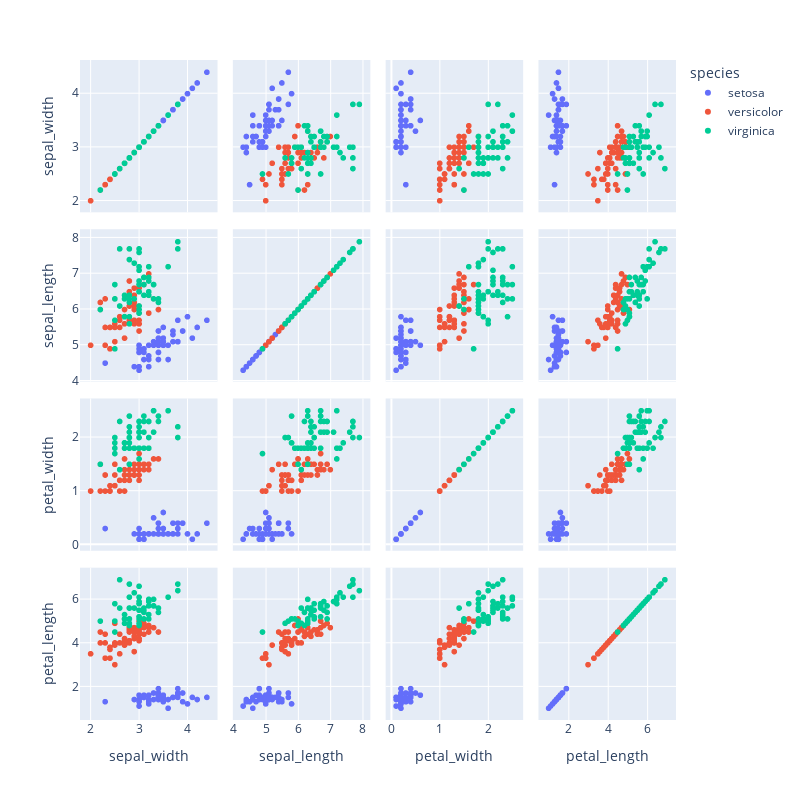

The notebook cell saved with this chart:
### Code cell
iris_pairplot = px.scatter_matrix(
    iris_df, 
    dimensions=["sepal_width", "sepal_length", "petal_width", "petal_length"],
    color="species",
    width=800,height=800,
)
iris_pairplot.show()

### Figure 1 — Plotly figure (JSON) as saved in the notebook; plotly's stock layout.template omitted (floating-point values rounded to 4 significant figures)
{"data": [{"dimensions": [{"axis": {"matches": true}, "label": "sepal_width", "values": [3.5, 3, 3.2, 3.1, 3.6, 3.9, 3.4, 3.4, 2.9, 3.1, 3.7, 3.4, 3, 3, 4, 4.4, 3.9, 3.5, 3.8, 3.8, 3.4, 3.7, 3.6, 3.3, 3.4, 3, 3.4, 3.5, 3.4, 3.2, 3.1, 3.4, 4.1, 4.2, 3.1, 3.2, 3.5, 3.1, 3, 3.4, 3.5, 2.3, 3.2, 3.5, 3.8, 3, 3.8, 3.2, 3.7, 3.3]}, {"axis": {"matches": true}, "label": "sepal_length", "values": [5.1, 4.9, 4.7, 4.6, 5, 5.4, 4.6, 5, 4.4, 4.9, 5.4, 4.8, 4.8, 4.3, 5.8, 5.7, 5.4, 5.1, 5.7, 5.1, 5.4, 5.1, 4.6, 5.1, 4.8, 5, 5, 5.2, 5.2, 4.7, 4.8, 5.4, 5.2, 5.5, 4.9, 5, 5.5, 4.9, 4.4, 5.1, 5, 4.5, 4.4, 5, 5.1, 4.8, 5.1, 4.6, 5.3, 5]}, {"axis": {"matches": true}, "label": "petal_width", "values": [0.2, 0.2, 0.2, 0.2, 0.2, 0.4, 0.3, 0.2, 0.2, 0.1, 0.2, 0.2, 0.1, 0.1, 0.2, 0.4, 0.4, 0.3, 0.3, 0.3, 0.2, 0.4, 0.2, 0.5, 0.2, 0.2, 0.4, 0.2, 0.2, 0.2, 0.2, 0.4, 0.1, 0.2, 0.1, 0.2, 0.2, 0.1, 0.2, 0.2, 0.3, 0.3, 0.2, 0.6, 0.4, 0.3, 0.2, 0.2, 0.2, 0.2]}, {"axis": {"matches": true}, "label": "petal_length", "values": [1.4, 1.4, 1.3, 1.5, 1.4, 1.7, 1.4, 1.5, 1.4, 1.5, 1.5, 1.6, 1.4, 1.1, 1.2, 1.5, 1.3, 1.4, 1.7, 1.5, 1.7, 1.5, 1, 1.7, 1.9, 1.6, 1.6, 1.5, 1.4, 1.6, 1.6, 1.5, 1.5, 1.4, 1.5, 1.2, 1.3, 1.5, 1.3, 1.5, 1.3, 1.3, 1.3, 1.6, 1.9, 1.4, 1.6, 1.4, 1.5, 1.4]}], "hovertemplate": "species=setosa<br>%{xaxis.title.text}=%{x}<br>%{yaxis.title.text}=%{y}<extra></extra>", "legendgroup": "setosa", "marker": {"color": "#636efa", "symbol": "circle"}, "name": "setosa", "showlegend": true, "type": "splom"}, {"dimensions": [{"axis": {"matches": true}, "label": "sepal_width", "values": [3.2, 3.2, 3.1, 2.3, 2.8, 2.8, 3.3, 2.4, 2.9, 2.7, 2, 3, 2.2, 2.9, 2.9, 3.1, 3, 2.7, 2.2, 2.5, 3.2, 2.8, 2.5, 2.8, 2.9, 3, 2.8, 3, 2.9, 2.6, 2.4, 2.4, 2.7, 2.7, 3, 3.4, 3.1, 2.3, 3, 2.5, 2.6, 3, 2.6, 2.3, 2.7, 3, 2.9, 2.9, 2.5, 2.8]}, {"axis": {"matches": true}, "label": "sepal_length", "values": [7, 6.4, 6.9, 5.5, 6.5, 5.7, 6.3, 4.9, 6.6, 5.2, 5, 5.9, 6, 6.1, 5.6, 6.7, 5.6, 5.8, 6.2, 5.6, 5.9, 6.1, 6.3, 6.1, 6.4, 6.6, 6.8, 6.7, 6, 5.7, 5.5, 5.5, 5.8, 6, 5.4, 6, 6.7, 6.3, 5.6, 5.5, 5.5, 6.1, 5.8, 5, 5.6, 5.7, 5.7, 6.2, 5.1, 5.7]}, {"axis": {"matches": true}, "label": "petal_width", "values": [1.4, 1.5, 1.5, 1.3, 1.5, 1.3, 1.6, 1, 1.3, 1.4, 1, 1.5, 1, 1.4, 1.3, 1.4, 1.5, 1, 1.5, 1.1, 1.8, 1.3, 1.5, 1.2, 1.3, 1.4, 1.4, 1.7, 1.5, 1, 1.1, 1, 1.2, 1.6, 1.5, 1.6, 1.5, 1.3, 1.3, 1.3, 1.2, 1.4, 1.2, 1, 1.3, 1.2, 1.3, 1.3, 1.1, 1.3]}, {"axis": {"matches": true}, "label": "petal_length", "values": [4.7, 4.5, 4.9, 4, 4.6, 4.5, 4.7, 3.3, 4.6, 3.9, 3.5, 4.2, 4, 4.7, 3.6, 4.4, 4.5, 4.1, 4.5, 3.9, 4.8, 4, 4.9, 4.7, 4.3, 4.4, 4.8, 5, 4.5, 3.5, 3.8, 3.7, 3.9, 5.1, 4.5, 4.5, 4.7, 4.4, 4.1, 4, 4.4, 4.6, 4, 3.3, 4.2, 4.2, 4.2, 4.3, 3, 4.1]}], "hovertemplate": "species=versicolor<br>%{xaxis.title.text}=%{x}<br>%{yaxis.title.text}=%{y}<extra></extra>", "legendgroup": "versicolor", "marker": {"color": "#EF553B", "symbol": "circle"}, "name": "versicolor", "showlegend": true, "type": "splom"}, {"dimensions": [{"axis": {"matches": true}, "label": "sepal_width", "values": [3.3, 2.7, 3, 2.9, 3, 3, 2.5, 2.9, 2.5, 3.6, 3.2, 2.7, 3, 2.5, 2.8, 3.2, 3, 3.8, 2.6, 2.2, 3.2, 2.8, 2.8, 2.7, 3.3, 3.2, 2.8, 3, 2.8, 3, 2.8, 3.8, 2.8, 2.8, 2.6, 3, 3.4, 3.1, 3, 3.1, 3.1, 3.1, 2.7, 3.2, 3.3, 3, 2.5, 3, 3.4, 3]}, {"axis": {"matches": true}, "label": "sepal_length", "values": [6.3, 5.8, 7.1, 6.3, 6.5, 7.6, 4.9, 7.3, 6.7, 7.2, 6.5, 6.4, 6.8, 5.7, 5.8, 6.4, 6.5, 7.7, 7.7, 6, 6.9, 5.6, 7.7, 6.3, 6.7, 7.2, 6.2, 6.1, 6.4, 7.2, 7.4, 7.9, 6.4, 6.3, 6.1, 7.7, 6.3, 6.4, 6, 6.9, 6.7, 6.9, 5.8, 6.8, 6.7, 6.7, 6.3, 6.5, 6.2, 5.9]}, {"axis": {"matches": true}, "label": "petal_width", "values": [2.5, 1.9, 2.1, 1.8, 2.2, 2.1, 1.7, 1.8, 1.8, 2.5, 2, 1.9, 2.1, 2, 2.4, 2.3, 1.8, 2.2, 2.3, 1.5, 2.3, 2, 2, 1.8, 2.1, 1.8, 1.8, 1.8, 2.1, 1.6, 1.9, 2, 2.2, 1.5, 1.4, 2.3, 2.4, 1.8, 1.8, 2.1, 2.4, 2.3, 1.9, 2.3, 2.5, 2.3, 1.9, 2, 2.3, 1.8]}, {"axis": {"matches": true}, "label": "petal_length", "values": [6, 5.1, 5.9, 5.6, 5.8, 6.6, 4.5, 6.3, 5.8, 6.1, 5.1, 5.3, 5.5, 5, 5.1, 5.3, 5.5, 6.7, 6.9, 5, 5.7, 4.9, 6.7, 4.9, 5.7, 6, 4.8, 4.9, 5.6, 5.8, 6.1, 6.4, 5.6, 5.1, 5.6, 6.1, 5.6, 5.5, 4.8, 5.4, 5.6, 5.1, 5.1, 5.9, 5.7, 5.2, 5, 5.2, 5.4, 5.1]}], "hovertemplate": "species=virginica<br>%{xaxis.title.text}=%{x}<br>%{yaxis.title.text}=%{y}<extra></extra>", "legendgroup": "virginica", "marker": {"color": "#00cc96", "symbol": "circle"}, "name": "virginica", "showlegend": true, "type": "splom"}], "layout": {"dragmode": "select", "height": 800, "legend": {"title": {"text": "species"}, "tracegroupgap": 0}, "margin": {"t": 60}, "width": 800}}
